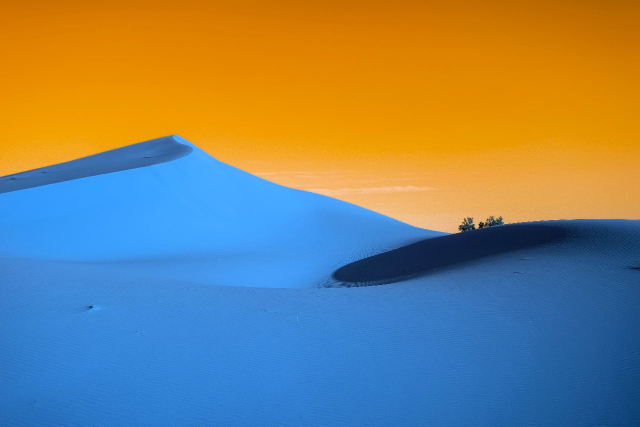
#> input picture resources/test_images/des.png, 1280 x 853 px, found by its file name (shown at 1/2 size)
$ python main.py
#> lines starting #> are read from the running program, lines starting #| are printed output that depends on the picture; after the words box and inside, x2 and y2 are one past the last pixel; in counts of white or black regions, pixels touching at a corner belong together
import cv2
from icecream import ic
import numpy as np


def nothing(x):
    pass


# image_binary = np.zeros()

def main():
    #Show the image on a matrix-like form

    #* read images with their respective color spaces

    image_abs = cv2.imread("C:/Users/juan.nunez/Documents/repos/VA_2501_EIA/resources/test_images/des.png", cv2.IMREAD_COLOR_RGB)
#> image_abs is the input picture: shape (853, 1280, 3); mean B, G, R 116.4, 131.3, 129.3
    image_rel = cv2.imread("resources/test_images/des.png", cv2.IMREAD_COLOR_RGB)

    #* read the grayscale version on the images
    # ! Remember to use the cv2.---- defines to improve code readability

    image_abs_BW = cv2.imread("C:/Users/juan.nunez/Documents/repos/VA_2501_EIA/resources/test_images/dog.png", cv2.IMREAD_GRAYSCALE)
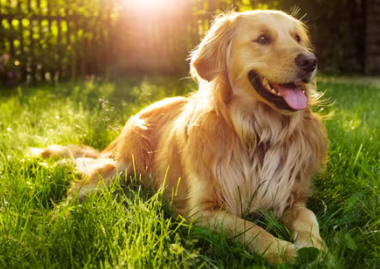
#> input picture resources/test_images/dog.png, 380 x 269 px, found by its file name
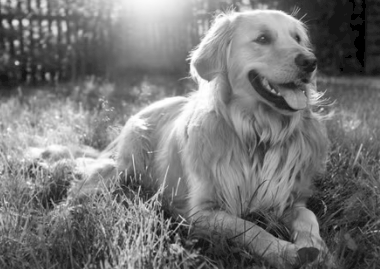
#> image_abs_BW: shape (269, 380); min 0, max 255, mean 118.4
    image_rel_BW = cv2.imread("resources/test_images/dog.png", cv2.IMREAD_GRAYSCALE)

    # * Resize the images
    #Note that we can use proportions or tuples to express the required image rezise
    # image_abs_BW = cv2.resize(image_abs_BW, (0, 0), fx = 0.1, fy = 0.1)
    # image_abs_BW = cv2.resize(image_abs_BW, (400,400))


    cv2.namedWindow("image_gray_conv")
    cv2.createTrackbar("Rmin", "image_gray_conv", 1, 255, nothing)
    cv2.createTrackbar("Rmax", "image_gray_conv", 0, 255, nothing)

    cv2.createTrackbar("Gmin", "image_gray_conv", 1, 255, nothing)
    cv2.createTrackbar("Gmax", "image_gray_conv", 0, 255, nothing)

    cv2.createTrackbar("Bmin", "image_gray_conv", 1, 255, nothing)
    cv2.createTrackbar("Bmax", "image_gray_conv", 0, 255, nothing)


    while 1:
        # * Now, creating trackbars

        threshR2 = cv2.getTrackbarPos("Rmin", "image_gray_conv")
        threshR1 = cv2.getTrackbarPos("Rmax", "image_gray_conv")
        threshG2 = cv2.getTrackbarPos("Gmin", "image_gray_conv")
        threshG1 = cv2.getTrackbarPos("Gmax", "image_gray_conv")
        threshB2 = cv2.getTrackbarPos("Bmin", "image_gray_conv")
        threshB1 = cv2.getTrackbarPos("Bmax", "image_gray_conv")


        # * Create thresholds for images, pretty handy but remember the astype()
        image_abs_1_R = np.where(image_abs[:,:,0] < threshR2, 0, 250).astype(np.uint8)
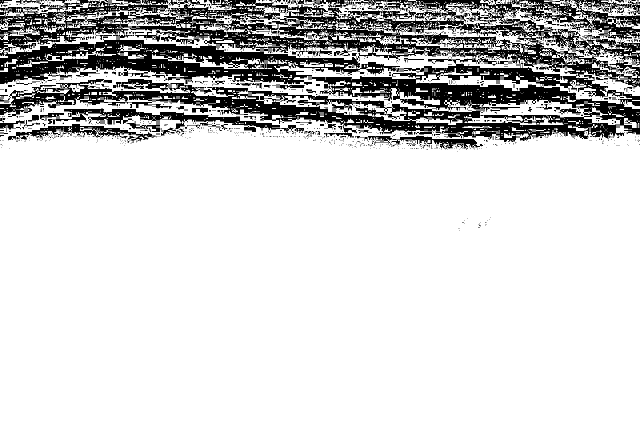
#> image_abs_1_R: shape (853, 1280) (shown at 1/2 size); values 0 (black) and 250 (white), 81.9% white; 1366 black regions (1228 under 20 px), largest, box (x1, y1, x2, y2) and area: (0, 0, 1280, 284) 170478, (96, 218, 608, 267) 5986, (16, 248, 311, 283) 3171
        image_abs_2_R = np.where(image_abs[:,:,0] > threshR1, 0, 250).astype(np.uint8)

        image_abs_1_G = np.where(image_abs[:,:,1] < threshG2, 0, 250).astype(np.uint8)
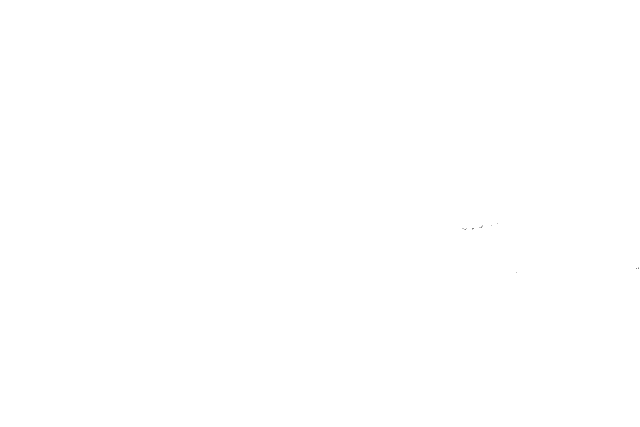
#> image_abs_1_G: shape (853, 1280) (shown at 1/2 size); values 0 (black) and 250 (white), 100% white; black in thin lines or dots, all inside (x1, y1, x2, y2) = (924, 447, 1278, 546)
        image_abs_2_G = np.where(image_abs[:,:,1] > threshG1, 0, 250).astype(np.uint8)

        image_abs_1_B = np.where(image_abs[:,:,2] < threshB2, 0, 250).astype(np.uint8)
#> image_abs_1_B: shape (853, 1280); values 0 (black) and 250 (white), 99.9% white; black in thin lines or dots, all inside (x1, y1, x2, y2) = (180, 314, 1280, 840)
        image_abs_2_B = np.where(image_abs[:,:,2] > threshB1, 0, 250).astype(np.uint8)
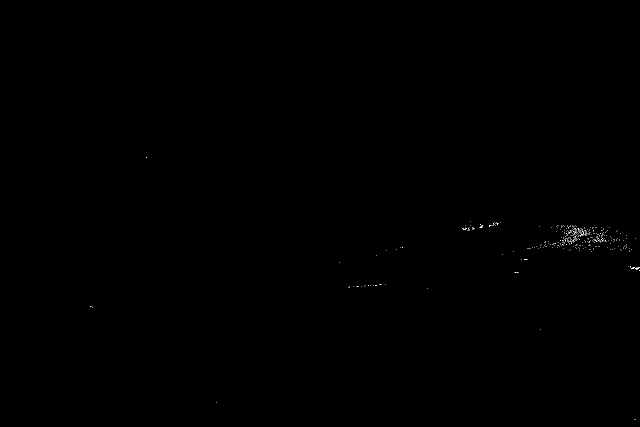
#> image_abs_2_B: shape (853, 1280) (shown at 1/2 size); values 0 (black) and 250 (white), 0.06% white in thin lines or dots, all inside (x1, y1, x2, y2) = (180, 314, 1280, 840)


        image_abs_BW_R = image_abs_1_R*image_abs_2_R
#> image_abs_BW_R: shape (853, 1280); every value is 0
        image_abs_BW_G = image_abs_1_G*image_abs_2_G
        image_abs_BW_B = image_abs_1_B*image_abs_2_B

        image_abs_rec = np.zeros(image_abs.shape)

        ic(image_abs_rec)
#> image_abs_rec: shape (853, 1280, 3) float64; every value is 0

        image_abs_rec[:,:,0]  = image_abs_BW_R
        image_abs_rec[:,:,1]  = image_abs_BW_G
        image_abs_rec[:,:,2]  = image_abs_BW_B

        image_abs_rec =  (image_abs_BW_R+ image_abs_BW_G+ image_abs_BW_B)/3.
#> image_abs_rec: shape (853, 1280) float64; every value is 0

        cv2.imshow("image_gray_conv", image_abs_rec)

        if cv2.waitKey(1) & 0xFF == ord("q"):  break
#> (key q is pressed here)


    # * Resize the image

    # * Wait for the kay to close the image
    cv2.waitKey()
    cv2.destroyAllWindows()


if __name__ == "__main__":
    main()
